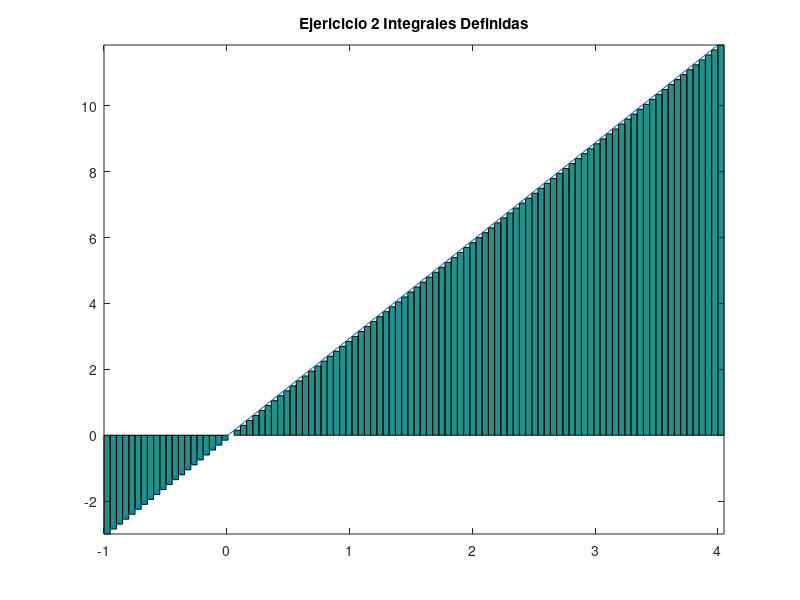

Recreate this plot in MATLAB.
% Octave Script
% Title			:1.7 Funcion Primitiva
% Description		:Script para graficar el ejericio 20 de la actividad 1.7
% Author		:Luis Gerardo Cardozo Carranza (Gerard_CRS) luiscardozo161002@gmail.com
% Date			:20210517
% sion		        :1
% Usage			:octave> /path/Funcion_Primitiva_Actividad_1.7_Luis Gerardo Cardozo Carranza_3202
% Notes			:Requiere aplicacion octave usar en consola preferentemente.
%                       4
%Actividad_Ejercicio 2 ∫ 3 dx
%                      -1
%limpia la pantalla y las variables.
clc, clear
%Definimos la funcion
f=@(x,y) (3*x);
%Declaramos los intervalos
resultado=integral(f, -1,4);
%Imprimos en pantalla el resultado de la Integral
fprintf('El valor de la integral es:%2.1f\n',resultado)
%define los intervalos y el numero de rectangulos.
a = -1;
b =  4;
n = 100;
%Determina la longitud de la base o el incremento de x.
base = (b-a)/n;
%Definicion de la funcion.
x =a:base:(b-base);
%Representa la variable altura
altura=(3*x);
%Calcula el valor de cada uno de los rectangulos.
area = base*altura;
%Estable    la    linea   que   forma  la funcion
x2 = linspace(-1,4,100);
y2 = (3*x);
%Inicio del  intervalo, fin del intervalo, numero de rectangulos.
xa = linspace(-1,4,100);
yab= (3*x);

%Dibuja una  grafica de barras sin espacios
g = bar(xa,yab,'histc');

%Permite continuar graficando despues de la grafica
hold on

%Grafica la funcion
plot(x2,y2);

%Asigna un nombre a la grafica 
title("Ejericicio 2 Integrales Definidas");

%Ajusta la grafica a los datos.
axis tight
